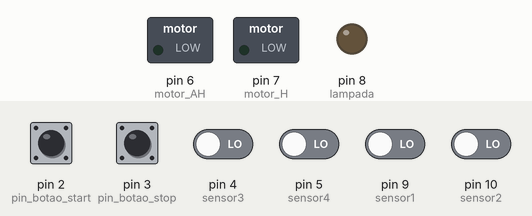
This sketch was run on a simulated Arduino Uno, built with avr-gcc and run on an emulated ATmega328P. On the bench: switched loads named in the sketch (green lamp = pin HIGH), output pins drawn as LEDs (lit = HIGH). Inputs (shaded band) come from the test bench; at power-on: pin 2 (pin_botao_start), pin 3 (pin_botao_stop) HIGH, pin 4 (sensor3), pin 5 (sensor4), pin 9 (sensor1), pin 10 (sensor2) LOW.

Above: at 1.2 s.
1.3 s: pin 2 (pin_botao_start) pulled LOW for 0.15 s
At 2.7 s:
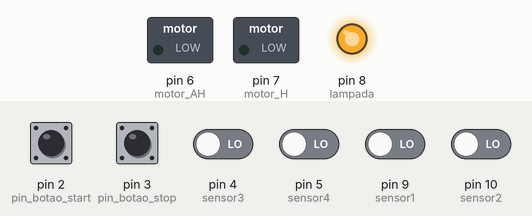
Timing chart, 0 to 4.3 s (numbered marks = the images above; inputs shaded):
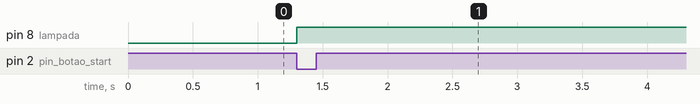

Measured:
- after the input at 1.3 s, pin 8 (lampada): LOW → HIGH at once

The sketch:

MEF_atividade_simples.ino
```cpp
const int pin_botao_start = 2;
const int pin_botao_stop = 3;

const int sensor3 = 4;
const int sensor4 = 5;

const int motor_AH = 6;
const int motor_H = 7;

const int lampada = 8;

const int sensor1 = 9;
const int sensor2 = 10;


int estado = 0;

unsigned long tempo_anterior = 0, tempo_atual = 0;

int CA = 0;
int CB = 0;

void setup() {
  // put your setup code here, to run once:
 pinMode (pin_botao_start, INPUT_PULLUP);
 pinMode (pin_botao_stop, INPUT_PULLUP);

 pinMode (sensor1, INPUT);
 pinMode (sensor2, INPUT);

 pinMode (sensor3, INPUT);
 pinMode (sensor4, INPUT);

 pinMode (lampada, OUTPUT);

 pinMode (motor_H, OUTPUT);
 pinMode (motor_AH, OUTPUT);

 Serial.begin (9600);

}

void loop() {
  // put your main code here, to run repeatedly:

  bool stop = digitalRead (pin_botao_stop);

  bool S1 = digitalRead (sensor1);
  bool S2 = digitalRead (sensor2);

  bool S3 = digitalRead (sensor3);
  bool S4 = digitalRead (sensor4);

  bool liga_H = digitalRead (motor_H);
  bool liga_AH = digitalRead (motor_AH);


  if (stop == 0) {
    estado = 0;
  }


  switch (estado) {
    case 0:
     bool start = digitalRead (pin_botao_start);
     if (start == 0) {
      estado = 1;
      tempo_anterior = millis();
      digitalWrite (lampada, HIGH);
      }
      break;

    case 1:
    tempo_atual = millis();
     if (tempo_atual - tempo_anterior > 2000) {
        estado = 2;
      }
      break;

    case 2:
     if (S3 == 1 && S4 == 1) {
      estado = 3;
     }
     if (S3 == 1 && S4 == 0) {
      estado = 4;
      }
      break;

    case 3:
      liga_AH = 1;
    if (S1 == 1) {
      estado = 5;
      }
      break;

    case 4:
      liga_H = 1;
    if (S2 == 1) {
      estado = 6;
      }
      break;

    case 5:
     liga_AH = 0;
     CA++;
     estado = 1;
     tempo_anterior = millis();
     break;

    case 6:
     liga_H = 0;
     CB++;
     estado = 1;
     tempo_anterior = millis();
     break;


  }


}
```
